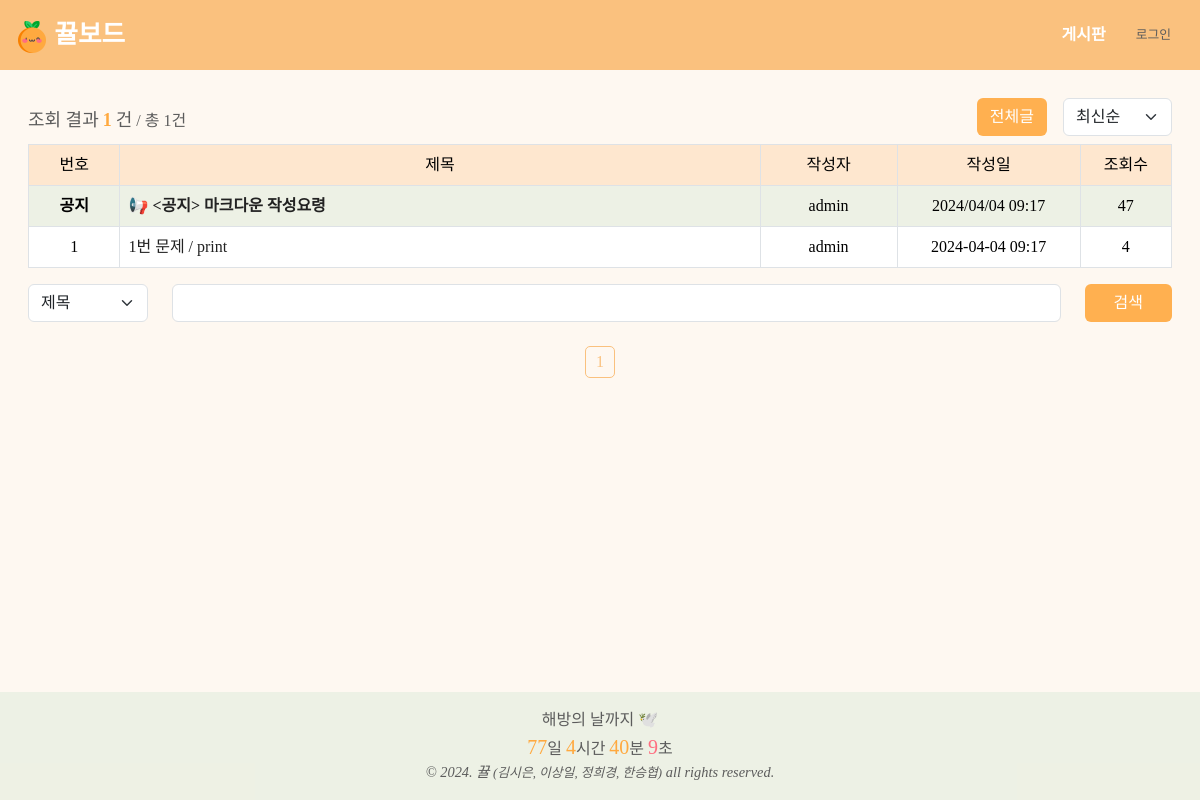
Before: /board/index with the older database file.
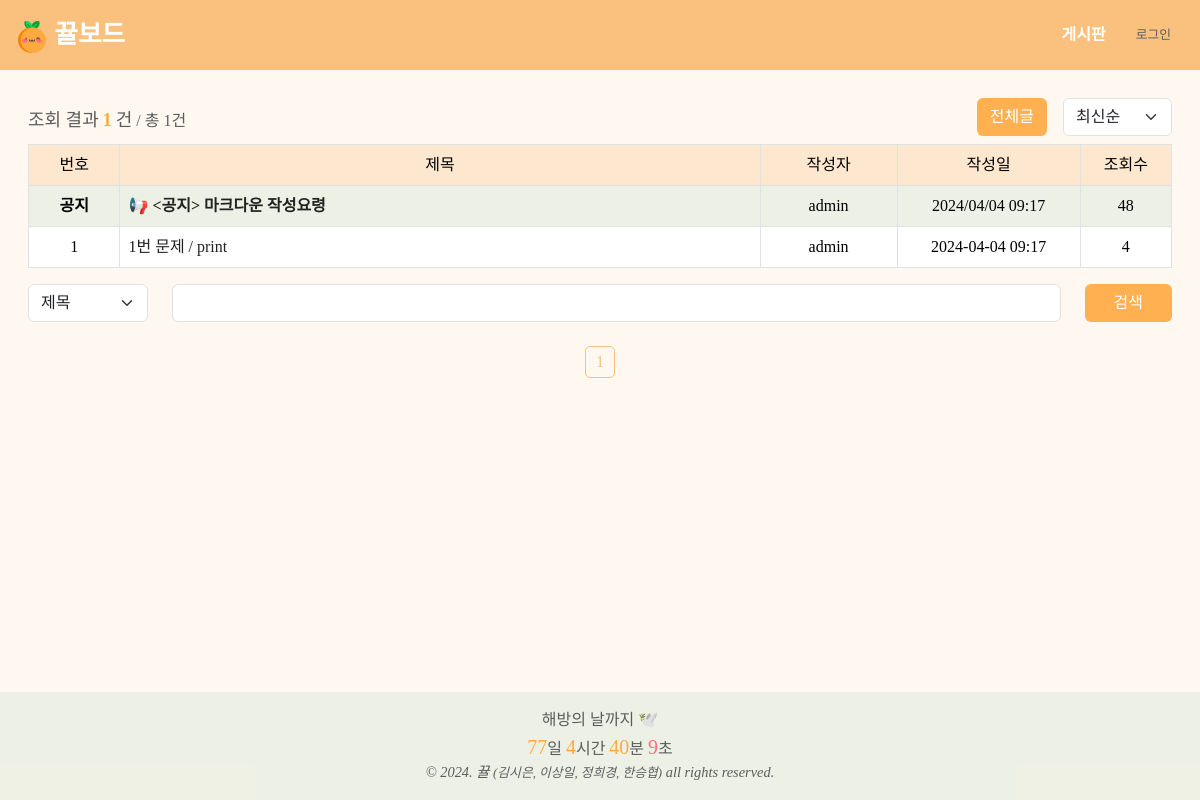
After: the same page with the newer database file.
### app/database.py (models this page shows, shortened)
class Post(db.Model):
    post_id = db.Column(db.Integer, primary_key=True, autoincrement=True)
    title = db.Column(db.String, nullable=False)
    body = db.Column(db.Text, nullable=False)
    user_id = db.Column(db.Integer, ForeignKey('user.user_id'), nullable=False)
    status = db.Column(db.String, nullable=True)
    problem_url = db.Column(db.String, nullable=True)
    created_at = db.Column(db.DateTime, nullable=False)
    updated_at = db.Column(db.DateTime, nullable=False)
    click_count = db.Column(db.Integer, nullable=True)
    like_count = db.Column(db.Integer, nullable=True)
    secret_mode = db.Column(db.Boolean, nullable=True)
    user = relationship('User', back_populates='posts', lazy='joined')
    comments = relationship('Comment', back_populates='post', lazy='joined', cascade='all, delete-orphan')
    likes = relationship('Like', back_populates='post', lazy='joined', cascade='all, delete-orphan')
    notice_mode = db.Column(db.Boolean, default=0)

class User(UserMixin, db.Model):
    user_id = db.Column(db.Integer, primary_key=True)
    username = db.Column(db.String, unique=True, nullable=False)
    password = db.Column(db.String)
    email = db.Column(db.String, unique=True)
    grade = db.Column(db.Integer, default=0)
    userpic = db.Column(db.String)
    comment = db.Column(db.String)
    created_at = db.Column(db.DateTime, default=datetime.now)
    posts = relationship('Post', back_populates='user', lazy='joined')
    comments = relationship('Comment', back_populates='user', lazy='joined')
    likes = relationship('Like', back_populates='user', lazy='joined')

### app/board/routes.py (the view, shortened to what this page needs)
@board_bp.route('/index')
def index():
    cate = request.args.get('cate', "", type=str)
    keyword = request.args.get('keyword', "", type=str)
    page = request.args.get('page', 1, type=int)
    sort = request.args.get('sort', 'recent', type=str)
    perPage = 20
    notices = Post.query.filter(Post.notice_mode==True).all()
    posts_query = Post.query.filter(Post.notice_mode!=True)
    if sort == 'old':
        posts_query = posts_query.order_by(Post.created_at.asc())
    elif sort == 'recent':
        posts_query = posts_query.order_by(Post.created_at.desc())
    elif sort == 'click':
        posts_query = posts_query.order_by(Post.click_count.desc())
    pag = posts_query.paginate(page=page, per_page=perPage)
    stIdx = pag.total - (pag.page - 1) * pag.per_page
    postsCount = min(pag.total, (page - 1) * perPage + len(pag.items))
    isLogin = current_user.is_authenticated
    return render_template('board/index.html', pag=pag, notices=notices, postsCount=postsCount, keyword=keyword, cate=cate, stIdx=stIdx, sort=sort, isLogin=isLogin)

### templates/board/index.html (shortened to what this page needs)
{% extends "layout.html" %}
{% block head %}
<link rel="stylesheet" type="text/css" href="{{ url_for('static', filename='css/custom.css') }}">
{% endblock %}
{% block content %}
<div class="row">
    <div class="col align-items-center d-flex">
        <div class="board-text-line">
            <h2>조회 결과</h2>
            <h2 class="post-count textOrange">{{ postsCount }}</h2>
            <h2>건</h2>
            <h3>/ 총 {{ pag.total }}건</h3>
        </div>
    </div>
    <div class="col mb-2 justify-content-end d-flex align-items-center">
        <a href="{{ url_for('board.index') }}" class="btn btn-theme-color me-3">전체글</a>
        <div class="ml-2">
            <select id="sort-by-select" class="form-select" aria-label="">
                <option value="recent" {% if sort=='recent' %}selected{% endif %}>최신순</option>
            </select>
        </div>
    </div>
</div>
<table class="table postTable table-bordered">
    <thead>
        <tr>
            <th class="postNum">번호</th>
            <th class="postTitle">제목</th>
            <th class="postWriter">작성자</th>
            <th class="postDate">작성일</th>
            <th class="postHit">조회수</th>
        </tr>
    </thead>
    <tbody class="text-center">
        {% for notice in notices %}
        <tr class="noticePost">
            <td class="fw-bold">{% if notice.secret_mode %}임원공지{% else %}공지{% endif %}</td>
            <td class="fw-bold" style="text-align: left;">
                <a class="board-td-custom" href="{{ url_for('board.detail', post_id=notice.post_id)}}">📢 {{
                    notice.title }}</a>
            </td>
            <td>{{ notice.user.username }}</td>
            <td>{{ notice.updated_at.strftime("%Y/%m/%d %H:%M") }}</td>
            <td>{{ notice.click_count }}</td>
        </tr>
        {% endfor %}
        {% for post in pag.items %}
        <tr>
            <td>{{ stIdx - loop.index0 }}</td>
            <td style="text-align: left;">
                <a class="board-td-custom" href="{{ url_for('board.detail', post_id=post.post_id)}}">{{
                    post.title }}</a>
            </td>
            <td>{{ post.user.username }}</td>
            <td>{{ post.updated_at.strftime("%Y-%m-%d %H:%M") }}</td>
            <td>{{ post.click_count }}</td>
        </tr>
        {% endfor %}
    </tbody>
</table>
<form>
    <div class="row justify-content-center">
        <div class="col-auto">
            <select name="cate" class="form-select" aria-label="" style="width: 120px">
                <option value="title" {% if cate=='title' %}selected{% endif %}>제목</option>
            </select>
        </div>
        <div class="col">
            <input type="text" name="keyword" value="{{keyword}}" class="form-control w-100">
        </div>
        <div class="col-auto">
            <button class="btn btn-theme-color" style="padding-left: 28px; padding-right: 28px;">검색</button>
        </div>
    </div>
</form>
<div class="page-nav mt-4">
    <div class="col justify-content-center d-flex align-items-center">
        {% for page_num in pag.iter_pages() %}
        {% if page_num %}
        {% if page_num != pag.page %}
        <a class="page-nav-item"
            href="{{ url_for('board.index', page=page_num, sort=sort, cate=cate, keyword=keyword) }}">{{
            page_num }}</a>
        {% else %}
        <a class="page-nav-item-current">{{ page_num }}</a>
        {% endif %}
        {% else %}
        ...
        {% endif %}
        {% endfor %}
    </div>
</div>
{% endblock %}

### templates/layout.html (shortened to what this page needs)
<!doctype html>
<html lang="en">
<head>
    {% block head %}{% endblock %}
    <link rel="stylesheet" type="text/css" href="{{ url_for('static', filename='css/custom.css') }}">
    <link rel="stylesheet" type="text/css" href="{{ url_for('static', filename='css/board.css') }}">
    <link rel="stylesheet" type="text/css" href="{{ url_for('static', filename='css/comment.css') }}">
    <link rel="stylesheet" type="text/css" href="{{ url_for('static', filename='css/detail.css') }}">
</head>
<body>
    <nav id="Nav">
        <div class="navContainer">
            <a class="navLogo" href="{{ url_for('acc.index') }}">
                <img class="navbarLogo" src="/static/kkyul.png" alt="🍊">
                <span style="font-family: 'EF_jejudoldam'">뀰보드</span>
            </a>
            <div>
                <a href="{{ url_for('board.index') }}" class="btn navBtn">게시판</a>
                {% if current_user.is_authenticated %}
                <a href="{{ url_for('acc.profile') }}" class="btn navBtn">내정보</a>
                <a href="{{ url_for('acc.logout') }}" class="btn navBtn loginBtn">로그아웃</a>
                {% else %}
                <a href="{{ url_for('acc.login') }}" class="btn loginBtn">로그인</a>
                {% endif %}
            </div>
        </div>
    </nav>
    <div class="content-wrap customBody">
        {% block content %}
        {% endblock %}
    </div>
    <footer class="vertical">
        <div class="textGray fs-6" style="font-family: 'IM_Hyemin-Bold'">해방의 날까지 🕊️</div>
        <div id="countdown" class="textGray fs-6" style="font-family: 'IM_Hyemin-Bold'">
        </div>
        <div class="textGray fst-italic fs-7">
            © 2024. 뀰
            <span class="fs-8">(김시은, 이상일, 정희경, 한승협)</span>
            all rights reserved.
        </div>
    </footer>
</body>
</html>

### static/css/board.css (style rules this page uses)
.table thead th { text-align: center; font-weight: normal; background-color: rgba(250, 193, 126, 0.3); }
.table th:nth-child(1) { width: 8%; }
.table th:nth-child(2) { width: 56%; }
.table th:nth-child(3) { width: 12%; }
.table th:nth-child(4) { width: 16%; }
.table th:nth-child(5) { width: 8%; }
.board-text-line h2 { font-size: 18px; display: inline; }
.board-text-line h3 { font-size: 16px; display: inline; }
.board-text-line .post-count { font-weight: 700; }
.btn-theme-color, .btn-theme-color:hover { background-color: rgba(255, 169, 63, 0.9); color: #FFFFFF; }
.page-nav .page-nav-item-current { margin-left: 9px; margin-right: 9px; color: #FAC17E; border: 1px solid #FAC17E; border-radius: 5px; padding: 3px 10px; }
.board-td-custom { color: #222222; }

### static/css/comment.css (style rules this page uses)
.postTable { width: 100%; }

### static/css/detail.css (style rules this page uses)
.row { width: auto; }

Changed rows visible on the page:
changed Post "<공지> 마크다운 작성요령": click_count "47" → "48"
